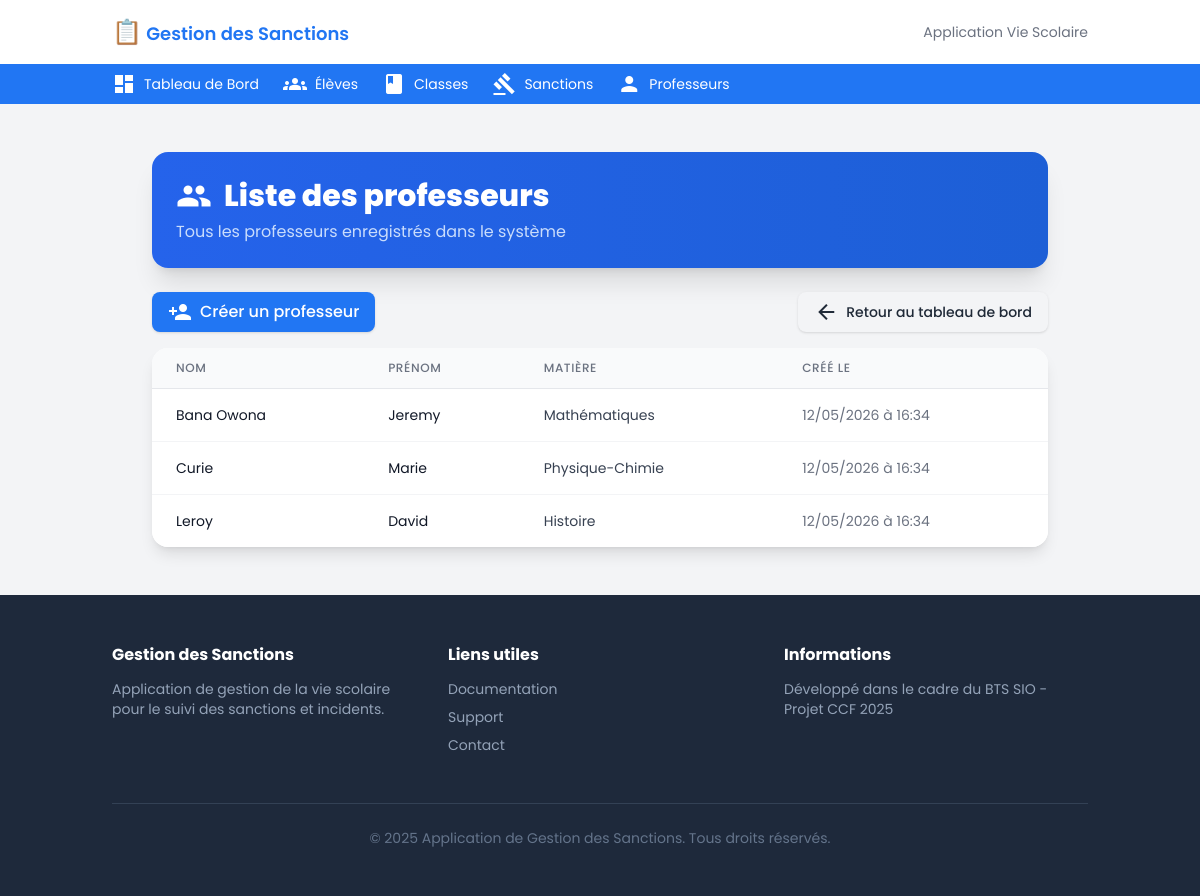
The app's page /?action=liste-professeurs (signed in) with its own data.
### tables this page shows
CREATE TABLE IF NOT EXISTS `professors` (
  `id` INT UNSIGNED NOT NULL AUTO_INCREMENT PRIMARY KEY,
  `nom` VARCHAR(50) NOT NULL,
  `prenom` VARCHAR(50) NOT NULL,
  `matiere` VARCHAR(100) NOT NULL,
  `created_at` TIMESTAMP NOT NULL DEFAULT CURRENT_TIMESTAMP,
  INDEX `idx_prof_nom_prenom` (`nom`, `prenom`)
);

### src/View/View.php (called while the page is built, shortened)
<?php
class View
{
    private string $templatesPath;
    public function __construct(string $templatesPath)
    {
        $this->templatesPath = rtrim($templatesPath, '/\\') . DIRECTORY_SEPARATOR;
    }
    public function render(string $name, array $params = []): void
    {
        $file = $this->templatesPath . $name . '.php';
        extract($params, EXTR_SKIP);
        include $file;
    }
}

### src/Controller/ProfessorController.php (called while the page is built, shortened)
<?php
class ProfessorController
{
    private View $view;
    private ProfessorRepository $professors;
    public function __construct()
    {
        $this->view = new View(__DIR__ . '/../../template');
        $pdo = Database::getConnection();
        $this->professors = new ProfessorRepository($pdo);
    }
    public function list(Request $request, Response $response)
    {
        $professors = $this->professors->findAll();
        $created = $request->get('created', null);
        $this->view->render('liste-professeurs', [
            'professors' => $professors,
            'created' => $created
        ]);
    }
}

### src/Routing/Router.php (called while the page is built, shortened)
<?php
class Router
{
    private array $routes = [];
    private $request;
    private $response;
    public function __construct($request, $response)
    {
        $this->request = $request;
        $this->response = $response;
    }
    public function addRoute($action, $fonction, $methodes = ['GET']): self
    {
        $methodes = array_map('strtoupper', (array)$methodes);
        $this->routes[$action] = [
            'fonction' => $fonction,
            'methodes' => $methodes,
        ];
        return $this;
    }
    public function handleRequest(): void
    {
        $action = method_exists($this->request, 'getAction') ? ($this->request->getAction() ?? 'index') : ($_GET['action'] ?? 'index');
        $route = $this->routes[$action];
        $fonction = $route['fonction'];
        $callable = null;
        if (is_callable($fonction)) {
            $callable = $fonction;
        } elseif (is_string($fonction) && function_exists($fonction)) {
            $callable = $fonction;
        } elseif (is_array($fonction) && count($fonction) === 2) {
            $callable = $fonction;
        }
        try {
            if (is_array($callable)) {
                $ref = new \ReflectionMethod($callable[0], $callable[1]);
            } else {
                $ref = new \ReflectionFunction($callable);
            }
            $numParams = $ref->getNumberOfParameters();
            $args = [];
            if ($numParams >= 1) $args[] = $this->request;
            if ($numParams >= 2) $args[] = $this->response;
            call_user_func_array($callable, $args);
        } catch (\Throwable $e) {
            if (method_exists($this->response, 'setStatusCode')) {
                $this->response->setStatusCode(500);
            } else {
                http_response_code(500);
            }
            echo "Erreur interne: " . htmlspecialchars($e->getMessage());
            return;
        }
    }
}

### public/index.php (called while the page is built, shortened)
<?php
$request = new App\Http\Request();
$response = new App\Http\Response();
$router = new App\Routing\Router($request, $response);
$authController = new App\Controller\AuthController();
$classController = new App\Controller\ClassController();
$studentController = new App\Controller\StudentController();
$professorController = new App\Controller\ProfessorController();
$sanctionController = new App\Controller\SanctionController();
$lieuController = new App\Controller\LieuController();
$router->addRoute('index', [$authController, 'home'], ['GET']);
$router->addRoute('', [$authController, 'home'], ['GET']);
$router->addRoute('login', [$authController, 'login'], ['GET', 'POST']);
$router->addRoute('register', [$authController, 'register'], ['GET', 'POST']);
$router->addRoute('logout', [$authController, 'logout'], ['GET']);
$router->addRoute('dashboard', [$authController, 'dashboard'], ['GET']);
$router->addRoute('create_class', [$classController, 'create'], ['GET', 'POST']);
$router->addRoute('create_class_alt', [$classController, 'create'], ['GET', 'POST']);
$router->addRoute('liste-classes', [$classController, 'list'], ['GET']);
$router->addRoute('create_student', [$studentController, 'create'], ['GET', 'POST']);
$router->addRoute('liste-eleves', [$studentController, 'list'], ['GET']);
$router->addRoute('create_professor', [$professorController, 'create'], ['GET', 'POST']);
$router->addRoute('create_professeur', [$professorController, 'create'], ['GET', 'POST']);
$router->addRoute('liste-professeurs', [$professorController, 'list'], ['GET']);
$router->addRoute('list-professors', [$professorController, 'list'], ['GET']);
$router->addRoute('create_sanction', [$sanctionController, 'create'], ['GET', 'POST']);
$router->addRoute('liste-sanctions', [$sanctionController, 'list'], ['GET']);
$router->addRoute('list-sanctions', [$sanctionController, 'list'], ['GET']);
$router->addRoute('liste-lieux', [$lieuController, 'list'], ['GET']);
$router->handleRequest();

### src/Repository/ProfessorRepository.php (called while the page is built, shortened)
<?php
class ProfessorRepository
{
    private PDO $pdo;
    private string $table = 'professors';
    public function __construct(PDO $pdo)
    {
        $this->pdo = $pdo;
    }
    public function findAll(): array
    {
        $sql = "SELECT id, nom, prenom, matiere, DATE_FORMAT(created_at, '%d/%m/%Y à %H:%i') AS created_at
                FROM {$this->table}
                ORDER BY nom ASC, prenom ASC";
        $stmt = $this->pdo->query($sql);
        return $stmt->fetchAll(PDO::FETCH_ASSOC) ?: [];
    }
}

### template/liste-professeurs.php (the view, shortened to what this page needs)
<?php
$professors = $professors ?? [];
function e($s){ return htmlspecialchars((string)$s, ENT_QUOTES, 'UTF-8'); }
?>
<main class="flex-grow container mx-auto px-6 py-12">
  <div class="max-w-4xl mx-auto">
    <div class="bg-gradient-to-r from-blue-600 to-primary-dark text-white rounded-xl shadow-xl p-6 mb-6">
      <h1 class="text-2xl md:text-3xl font-extrabold flex items-center gap-3">
        <span class="material-icons text-4xl">people</span>
        Liste des professeurs
      </h1>
      <p class="mt-1 text-blue-100/90">Tous les professeurs enregistrés dans le système</p>
    </div>
    <div class="mb-4 flex items-center justify-between gap-4">
      <a href="?action=create_professeur" class="inline-flex items-center gap-2 px-4 py-2 rounded-lg bg-primary hover:bg-primary-dark text-white font-medium shadow">
        <span class="material-icons">person_add</span> Créer un professeur
      </a>
      <a href="?action=dashboard" class="inline-flex items-center gap-2 px-4 py-2 rounded-lg bg-gray-100 hover:bg-gray-200 text-sm font-medium shadow">
        <span class="material-icons">arrow_back</span> Retour au tableau de bord
      </a>
    </div>
    <div class="bg-white rounded-xl shadow-lg overflow-hidden">
      <?php if (empty($professors)): ?>
        <div class="p-6">
          <p class="text-gray-600">Aucun professeur enregistré pour le moment.</p>
        </div>
      <?php else: ?>
        <div class="overflow-x-auto">
          <table class="min-w-full divide-y divide-gray-200">
            <thead class="bg-gray-50">
              <tr>
                <th class="px-6 py-3 text-left text-xs font-medium text-gray-500 uppercase tracking-wider">Nom</th>
                <th class="px-6 py-3 text-left text-xs font-medium text-gray-500 uppercase tracking-wider">Prénom</th>
                <th class="px-6 py-3 text-left text-xs font-medium text-gray-500 uppercase tracking-wider">Matière</th>
                <th class="px-6 py-3 text-left text-xs font-medium text-gray-500 uppercase tracking-wider">Créé le</th>
              </tr>
            </thead>
            <tbody class="bg-white divide-y divide-gray-100">
              <?php foreach ($professors as $p): ?>
                <tr>
                  <td class="px-6 py-4 whitespace-nowrap text-sm text-gray-900"><?= e($p['nom'] ?? '') ?></td>
                  <td class="px-6 py-4 whitespace-nowrap text-sm text-gray-900"><?= e($p['prenom'] ?? '') ?></td>
                  <td class="px-6 py-4 whitespace-nowrap text-sm text-gray-700"><?= e($p['matiere'] ?? '') ?></td>
                  <td class="px-6 py-4 whitespace-nowrap text-sm text-gray-500"><?= e($p['created_at'] ?? '') ?></td>
                </tr>
              <?php endforeach; ?>
            </tbody>
          </table>
        </div>
      <?php endif; ?>
    </div>
  </div>
</main>
<?php
require __DIR__ . '/layout.php';

### records on screen
professors: nom "Bana Owona", prenom "Jeremy", matiere "Mathématiques", created_at "12/05/2026 à 16:34"
professors: nom "Curie", prenom "Marie", matiere "Physique-Chimie", created_at "12/05/2026 à 16:34"
professors: nom "Leroy", prenom "David", matiere "Histoire", created_at "12/05/2026 à 16:34"
